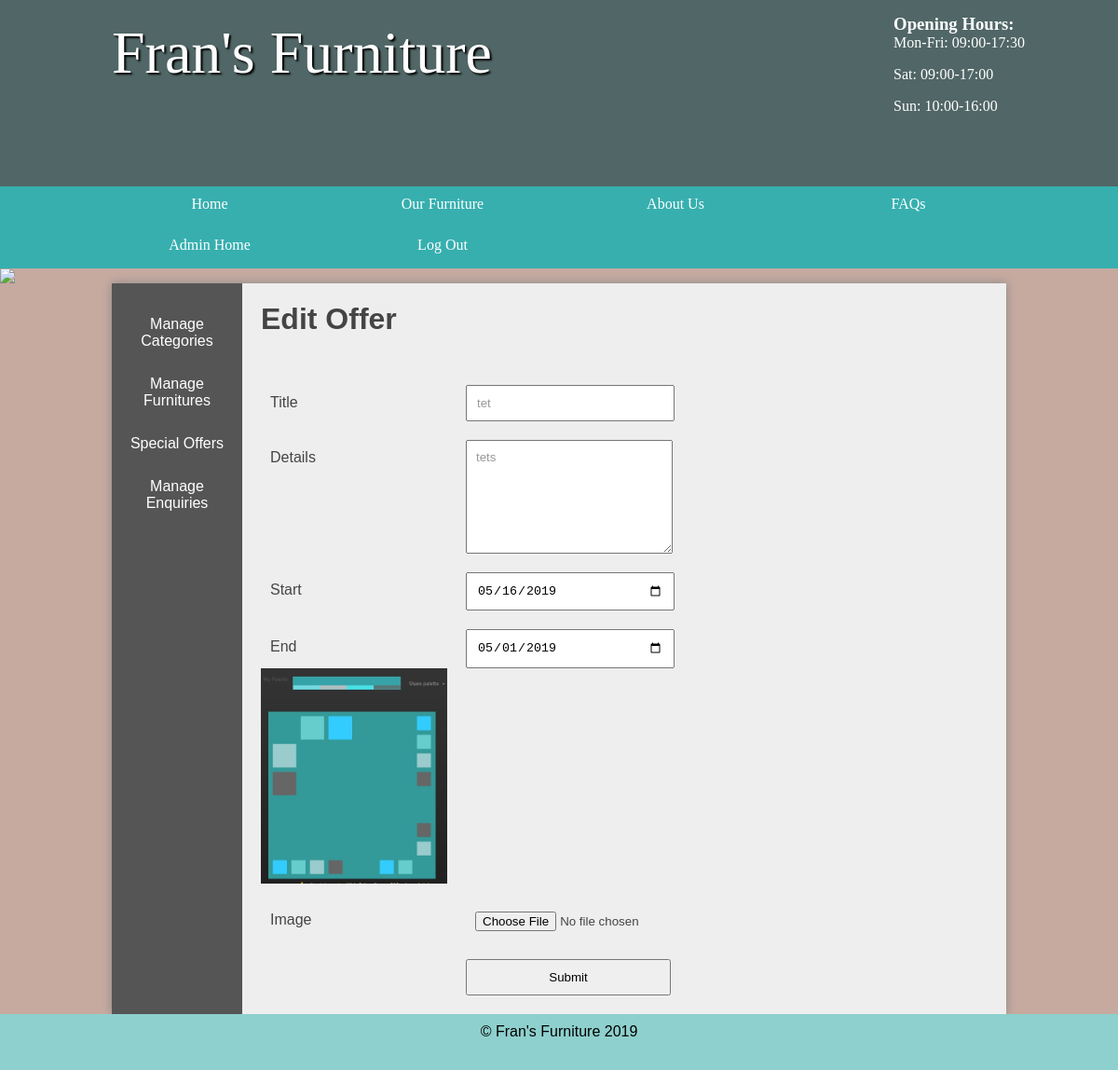
/admin/addEditSpecials&asid=10 (signed in), run on the app's committed database.
### tables this page shows
CREATE TABLE `special` (
  `id` int(11) NOT NULL,
  `name` varchar(255) NOT NULL,
  `image_file` text NOT NULL,
  `offer_starting` date NOT NULL,
  `offer_ending` date NOT NULL,
  `description` text NOT NULL
);

### functions/loadTemplate.php (called while the page is built, shortened)
<?php
function loadTemplate($filename, $tempVars){
	extract($tempVars);
	require $filename;
	$content = ob_get_clean();
	return $content;
}

### pagecontroller/admin/addEditSpecials.php (called while the page is built, shortened)
<?php
if(isset($_GET['asid'])){
	$offer_id=$specials->find('id',$_GET['asid']);
	$offer=$offer_id->fetch();
	$cri=[
		'offer'=>$offer
		];
}
else{
	$cri=[];
}
$content=loadTemplate("../../view/admin/addEditSpecials_view.php",$cri);
 ?>

### includes/admin_init.php (called while the page is built, shortened)
<?php
	require '../../db/connect.php';
	require '../../classes/DatabaseTable.php';
	require '../../functions/loadTemplate.php';
	$specials= new DatabaseTable('special');
?>

### classes/DatabaseTable.php (called while the page is built, shortened)
<?php
class DatabaseTable{
	public $table;
	public function __construct($table){
		$this->table = $table;
	}
	function find($field, $value) {
	    global $pdo;
	    $stmt = $pdo->prepare("SELECT * FROM $this->table WHERE $field = :value");
	    $criteria = [
	            'value' => $value
	    ];
	    $stmt->execute($criteria);
	    return $stmt;
	}
}

### view/admin/addEditSpecials_view.php (the view, shortened to what this page needs)
<section class="right">
	<h2><?php if (isset($_GET['asid'])) {
		echo 'Edit Offer';
	} else echo "Add Offer"; ?>
	</h2>
	<form method="POST" action="" enctype="multipart/form-data">
		<label>Title</label>
		<input type="text" name="name" value="<?php if(isset($_GET['asid'])) echo $offer['name'] ;?>">
		<label>Details</label>
		<textarea name="description"><?php if(isset($_GET['asid'])) echo $offer['description'] ;?></textarea>
		<label>Start</label>
		<input type="date" name="offer_starting" value="<?php if(isset($_GET['asid'])) echo $offer['offer_starting'] ;?>">
		<label>End</label>
		<input type="date" name="offer_ending" value="<?php if(isset($_GET['asid'])) echo $offer['offer_ending'] ;?>">
		<?php
		if (isset($_GET['asid'])) {
			if (file_exists('../../images/Specialoffer/' . $offer['id'] . '.jpg')) {
						echo '<img style="width: 200px; clear: both" src="../../images/Specialoffer/' . $offer['id'] . '.jpg" />';
					}}
				?>
				<label>Image</label>
				<input type="file" name="special_img" /> <br> <br>
		<input type="submit" name="addOffer" value="Submit">
	</form>
</section>

### css/style.css (style rules this page uses)
* { margin: 0; padding: 0; }
html { font-family: 'Oxygen Regular', verdana, sans-serif; }
body { background-color: #C6AAA0; }
main h2 { font-size:2em; }
p, li, h2 { margin-bottom: 1em; }
form select, form label, form input, form textarea { float: left; width: 200px; padding: 10px; margin-top: 20px; }
form label { clear: left; }
textarea { height: 100px; }
form input[type="text"], form input[type="password"], textarea { color: #999; font-family: verdana, sans-serif }
input[type="submit"] { clear: both; margin-left: 220px; width: 220px; }
.stock .products, .admin .right { display: table-cell; padding: 20px; }
.right { padding: 20px; }
main img { display: block; }

### data on the page
special: name "tet", description "tets", offer_starting "05/16/2019", offer_ending "05/01/2019"

### other printed values
Date('Y') "2019"
